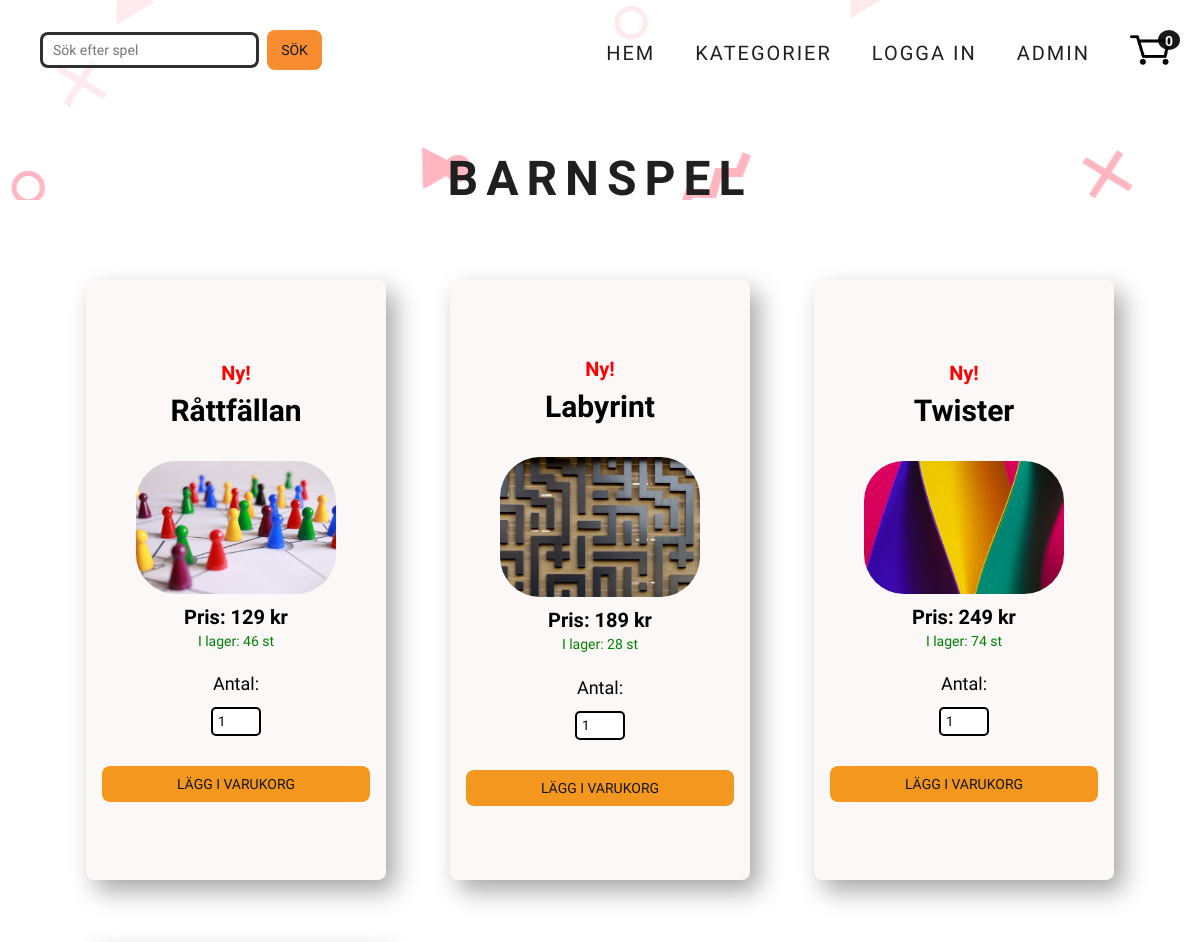
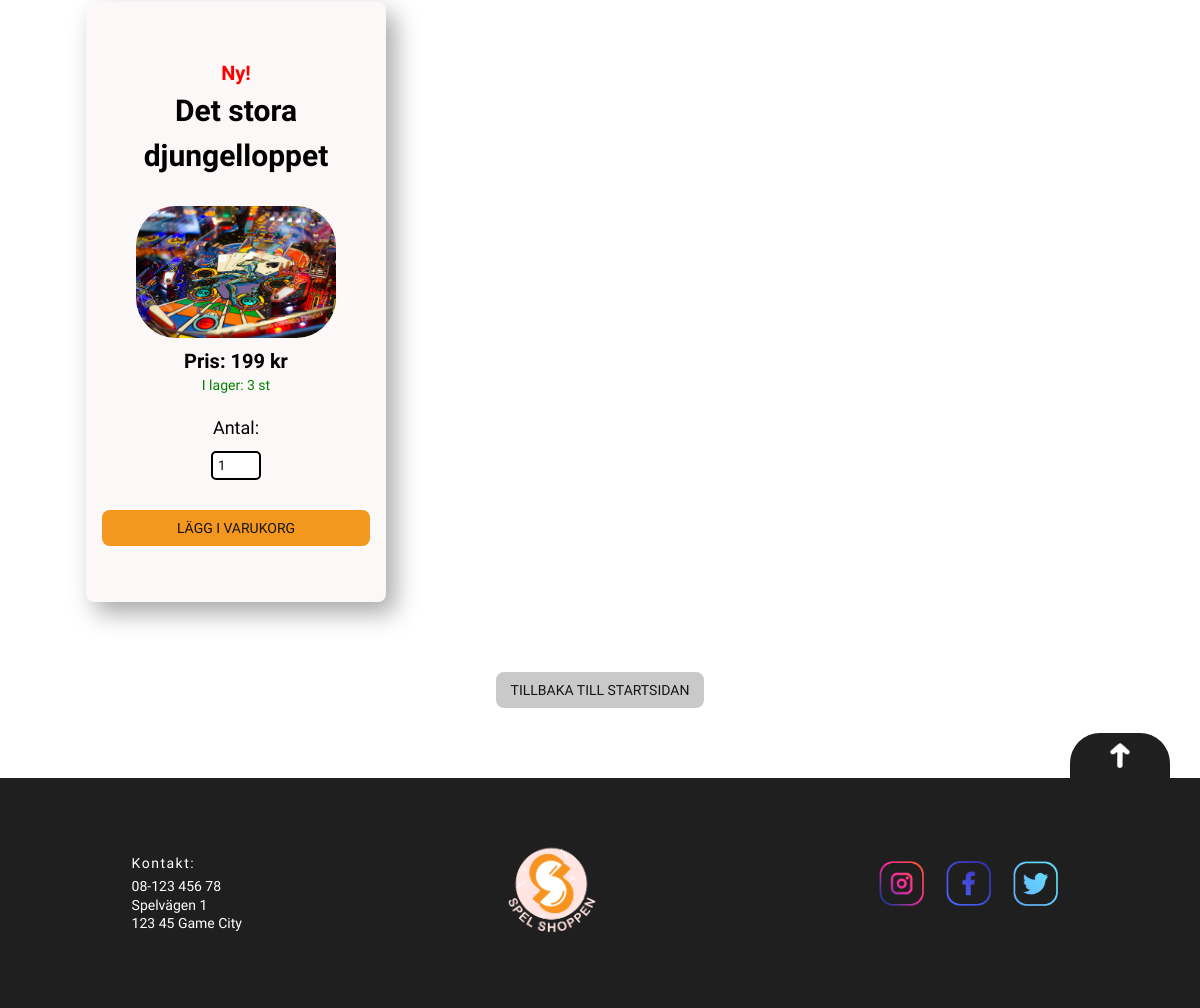
Page /categorypage/categorypage.php?id=2 on the committed database (2 pictures, top to bottom).
### tables this page shows
CREATE TABLE `webshop_categories` (
  `categoryid` int(11) NOT NULL,
  `category` varchar(100) NOT NULL,
  `image` varchar(200) NOT NULL
);

CREATE TABLE `webshop_products` (
  `productid` int(11) NOT NULL,
  `categoryid` int(11) NOT NULL,
  `title` varchar(500) NOT NULL,
  `description` varchar(1000) NOT NULL,
  `price` decimal(10,0) NOT NULL,
  `quantity` int(11) NOT NULL,
  `productimg` varchar(1000) NOT NULL,
  `date` datetime NOT NULL DEFAULT current_timestamp()
);

### categorypage/categorypage.php (the view, shortened to what this page needs)
<?php
require_once '../second_header_extern.php';
require_once '../config/db.php';
function checkImage($productimg) {
  if(!empty($productimg) && $productimg[0] !== ""){
    return "<img src='../images/$productimg[0]' class='product_img'>";
  } else {
    return "";
  }
}
  if(isset($_GET['id'])){
  $currentCategory = htmlspecialchars($_GET['id']);
} else {
  $currentCategory = 1;
};
$stmt = $db->prepare("SELECT * FROM webshop_products WHERE categoryid = $currentCategory AND quantity > 0");
$stmt->execute();
$statement = $db->prepare("SELECT `categoryid`, `category`
FROM `webshop_categories` WHERE categoryid = $currentCategory");
$statement->execute();
while ($rowCategory = $statement->fetch(PDO::FETCH_ASSOC)){
$category = htmlspecialchars($rowCategory['category']);
}
$sqlDate = "SELECT * FROM webshop_products WHERE quantity > 0 ORDER BY date ASC LIMIT 3";
$stmtDate = $db->prepare($sqlDate);
$stmtDate->execute();
?>
<section>
  <h1 class="category_name"><?php echo $category ?></h1>
  </header>
  <main>
  <div class="product_container">
    <?php
    while ($outletRow = $stmtDate->fetch(PDO::FETCH_ASSOC)) :
      $outletProductid[] = $outletRow['productid'];
    endwhile;
    while ($row = $stmt->fetch(PDO::FETCH_ASSOC)) :
      $title = htmlspecialchars($row['title']);
      $price = htmlspecialchars($row['price']);
      $productid = htmlspecialchars($row['productid']);
      $quantity = htmlspecialchars($row['quantity']);
      $date = htmlspecialchars($row['date']);
      $productimg = unserialize($row['productimg']);
      $productHTML = "";
      $percentage = 0.9;
      $outletPrice = ceil($price * $percentage);
      $savings = $price - $outletPrice;
        $any_items = "I lager: " . $quantity . " st";
            $now = date("yy-m-d");
            $dateNow=date_create($now);
            $dateProd=date_create($date);
            $diff=date_diff($dateProd,$dateNow);
            $diffDays = $diff->format('%R%a days');
            if($diffDays < 7){
              $productHTML .=
                    "<div class='product_card'>
                    <h3 class='product_price-new'>Ny!</h3>
                          <a href= '../product/product_info.php? id=$productid'
                          class='product_title'>$title</a>
                          ". checkImage($productimg) ."
                          <span class='product_price'>Pris: $price kr</span>
                          <p class='any-items'>$any_items</p>
                          <p class='hidden-price' style='display:none'>$price</p>
                          <p class='hidden-quantity' style='display:none;'>$quantity</p>
                          <p class='hidden-productid' style='display:none'>$productid</p>
                          <label for='cartQty'>Antal:</label>
                          <input type='number' onkeydown='javascript: return event.keyCode === 8 ||
                          event.keyCode === 46 ? true : !isNaN(Number(event.key))' id='cartQty' name='cartQty' class='cartQty' min='1' max='$quantity' value='1'>
                     <button class='cart-btn product_card-btn'>Lägg i varukorg</button>
                     </div>";
            }else if(in_array($productid, $outletProductid)) {
              $productHTML .=
              "<div class='product_card'>
              <p class='product_price-outlet'>Pris: $outletPrice kr</p>
                    <a href= '../product/product_info.php? id=$productid'
                    class='product_title'>$title</a>
                    " . checkImage($productimg) . "
                    <p class='product_price-old'>Normalpris: $price kr</p>
                    <p class='product_price-savings'>Du sparar: $savings kr! (-10%) </p>
                    <p class='any-items'>$any_items</p>
                    <p class='hidden-price' style='display:none;'>$price</p>
                    <p class='hidden-outletPrice' style='display:none;'>$outletPrice</p>
                    <p class='hidden-quantity' style='display:none;'>$quantity</p>
                    <p class='hidden-productid' style='display:none'>$productid</p>
                    <label for='cartQty'>Antal:</label>
                    <input type='number' onkeydown='javascript: return event.keyCode === 8 ||
                    event.keyCode === 46 ? true : !isNaN(Number(event.key))' id='cartQty' name='cartQty' class='cartQty' min='1' max='$quantity' value='1'>
                     <button class='cart-btn product_card-btn'>Lägg i varukorg</button>
                     </div>";
            }
            echo $productHTML;
    endwhile;
    ?>
  </div>
  <br>
  <br>
  <a href="../index.php">
    <button class="btn-back">Tillbaka till startsidan</button>
  </a>
<?php require_once '../footer.php'; ?>

### styles/main.css (style rules this page uses)
* { -webkit-box-sizing: border-box; box-sizing: border-box; margin: 0; padding: 0; font-family: "Kulim Park", sans-serif; }
body { background: white; width: 100%; min-width: 200px; }
main { margin: 1.5em 1.3em; min-height: 200px; min-width: 160px; }
@media (min-width: 500px) { main { margin: 3em 4em; } }
h1 { margin: 10px 0; font-size: 24px; }
@media (min-width: 500px) { h1 { font-size: 28px; } }
p { line-height: 1.3; font-size: 11px; }
@media (min-width: 500px) { p { font-size: 14px; } }
button { padding: 10px 15px; font-size: 14px; border: none; border-radius: 8px; background-color: #f3971e; -webkit-transition: all 0.5s ease; transition: all 0.5s ease; text-transform: uppercase; color: #151515; }
a { text-decoration: none; color: #151515; cursor: pointer; }
label { font-size: 16px; margin-top: 20px; }
@media (min-width: 500px) { label { font-size: 18px; } }
.product_container { -ms-grid-columns: 1fr; grid-template-columns: 1fr; }
@media (min-width: 600px) { .product_container { display: -ms-grid; display: grid; -ms-grid-columns: (1fr)[2]; grid-template-columns: repeat(2, 1fr); -webkit-box-align: center; -ms-flex-align: center; align-items: center; } }
@media (min-width: 900px) { .product_container { display: -ms-grid; display: grid; -ms-grid-columns: (1fr)[3]; grid-template-columns: repeat(3, 1fr); -webkit-box-pack: center; -ms-flex-pack: center; justify-content: center; -webkit-box-align: center; -ms-flex-align: center; align-items: center; } }
.product_card { display: -webkit-box; display: -ms-flexbox; display: flex; -webkit-box-orient: vertical; -webkit-box-direction: normal; -ms-flex-direction: column; flex-direction: column; -webkit-box-pack: center; -ms-flex-pack: center; justify-content: center; -ms-flex-line-pack: justify; align-content: space-between; text-align: center; line-height: 1.5; min-height: 600px; min-width: 300px; border-radius: 8px; margin: 2em; padding: 1em; background-color: #fcf8f8; background-repeat: no-repeat; background-size: cover; background-position: center; -webkit-box-shadow: 9px 11px 24px 0px #a8a8a8; box-shadow: 9px 11px 24px 0px #a8a8a8; }
.product_title { text-decoration: none; color: black; font-weight: bold; font-size: 20px; margin-bottom: 10px; }
@media (min-width: 600px) { .product_title { font-size: 30px; margin-bottom: 20px; } }
.product_img { -ms-flex-item-align: center; -ms-grid-row-align: center; align-self: center; margin: 8px; border-radius: 40px; width: 100px; }
@media (min-width: 600px) { .product_img { width: 200px; } }
.product_price { font-size: 15px; font-weight: bolder; }
@media (min-width: 600px) { .product_price { font-size: 20px; } }
.any-items { color: green; }
.product_card-btn { position: relative; margin-top: 20px; }
.category_name { text-align: center; text-transform: uppercase; letter-spacing: 2px; font-family: "Fredoka One", cursive; color: #1f1f1f; width: 100vw; min-height: 200px; margin-top: 130px; padding: 20px; }
@media (min-width: 600px) { .category_name { font-size: 48px; letter-spacing: 8px; } }
.btn-back { background-color: #cac9c9; }
.cartQty { width: 50px; -ms-flex-item-align: center; -ms-grid-row-align: center; align-self: center; border: 1; }
body { height: 100%; }
main { display: -webkit-box; display: -ms-flexbox; display: flex; -webkit-box-pack: center; -ms-flex-pack: center; justify-content: center; -webkit-box-align: center; -ms-flex-align: center; align-items: center; -webkit-box-orient: vertical; -webkit-box-direction: normal; -ms-flex-direction: column; flex-direction: column; }
.product_price-new { font-size: 20px; font-weight: bold; color: red; }
.cartQty { padding: 5px; margin: 10px; border-radius: 5px; border: 2px solid black; }

### rows in the picture
webshop_categories: category "BARNSPEL"
webshop_products: title "Råttfällan", shows a picture, price "129", quantity "I lager: 46 st"
webshop_products: title "Labyrint", shows a picture, price "189", quantity "I lager: 28 st"
webshop_products: title "Twister", shows a picture, price "249", quantity "I lager: 74 st"
webshop_products: title "Det stora djungelloppet", shows a picture, price "199", quantity "I lager: 3 st"

### other values in the picture
$menuOption3Text "LOGGA IN"
$menuOption4Text "ADMIN"
